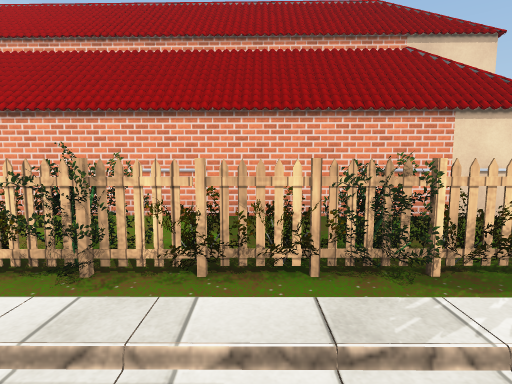
View 1 (above)

24 first-person views from a walk through a 3-D level made in the Unity game engine. The camera is 1.3 m above the floor, tilts 6° down and sees 80° across. The floor is counted in squares, 1 m on a side. Each view is taken from the middle of a square. On the plan, view 1 faces up. The plan holds only what a view shows up to about 14 squares ahead; the rest is blank. The place goes on beyond the plan. The player character is not drawn. Some surface patterns are stand-ins.

View 2
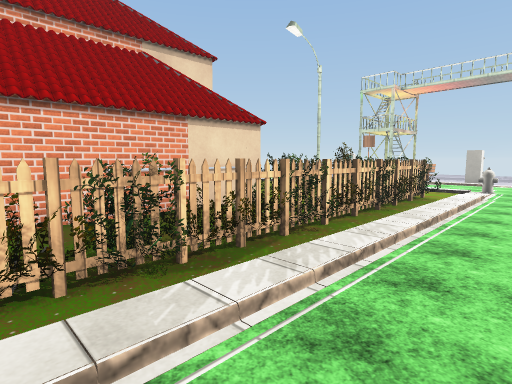

View 3
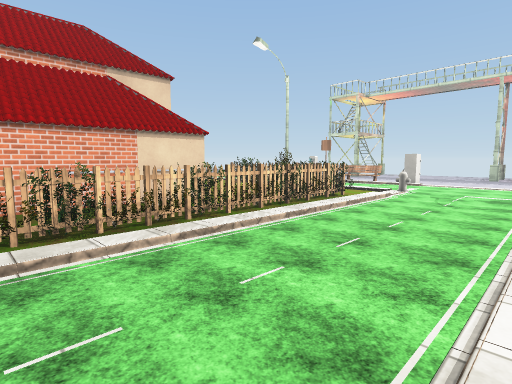

View 4
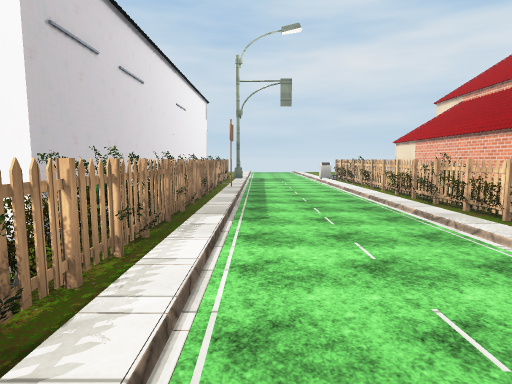

View 5
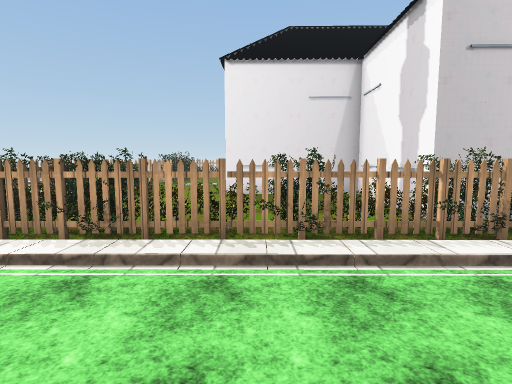

View 6
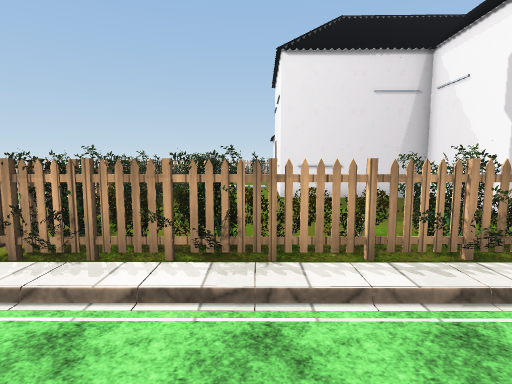

View 7
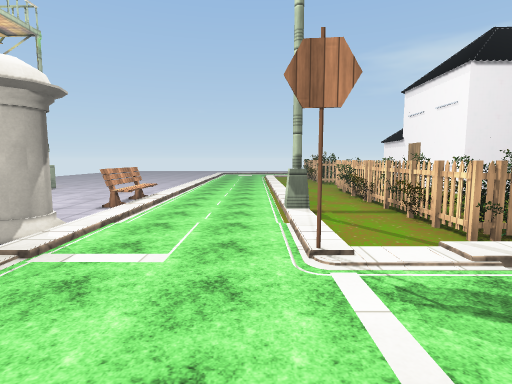

View 8
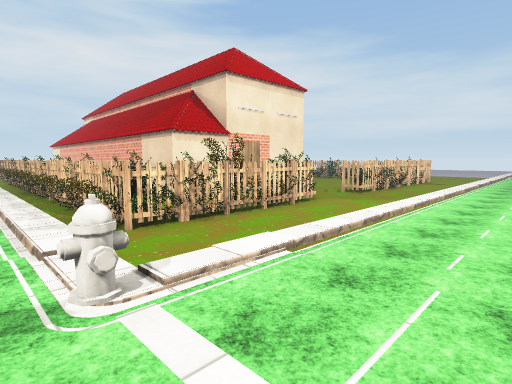

View 9
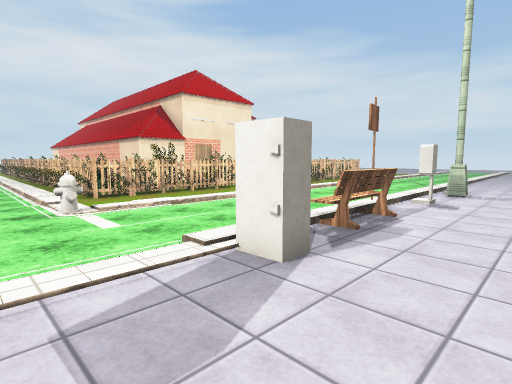

View 10
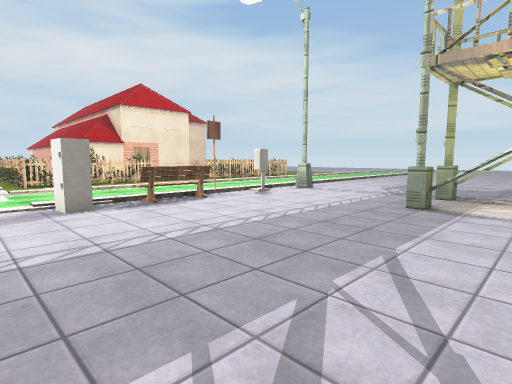

View 11
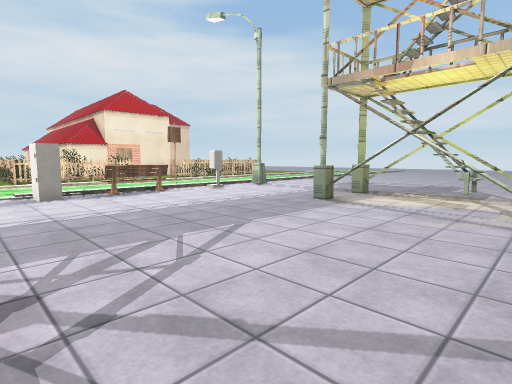

View 12
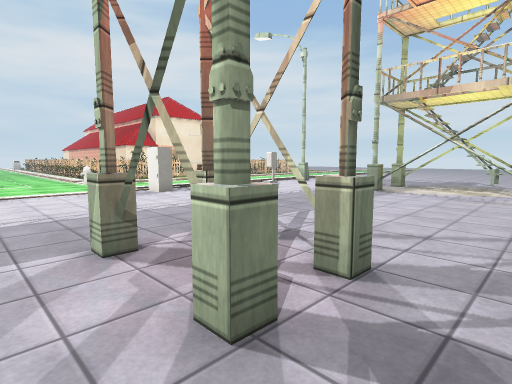

View 13
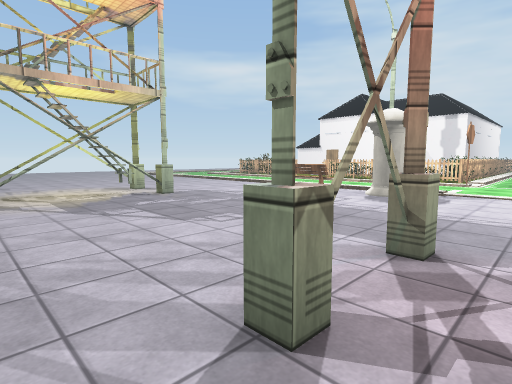

View 14
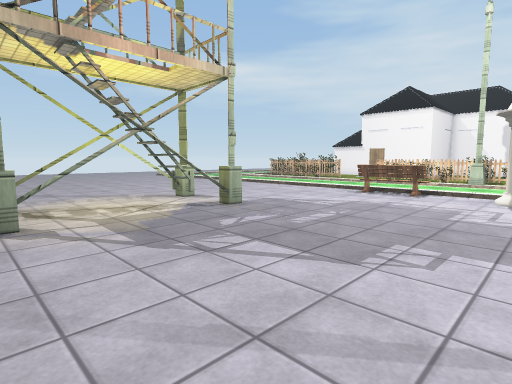

View 15
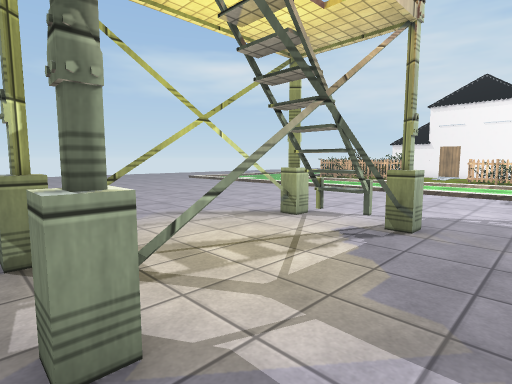

View 16
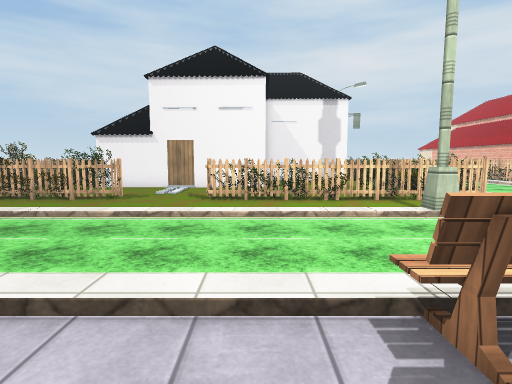

View 17
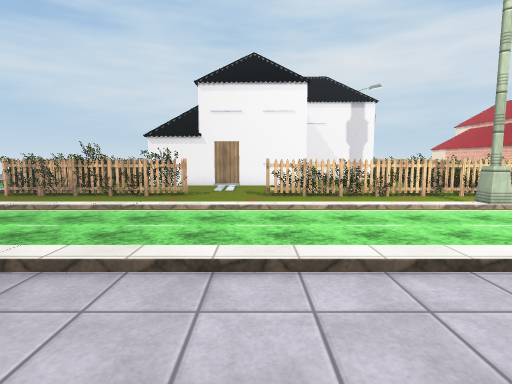

View 18
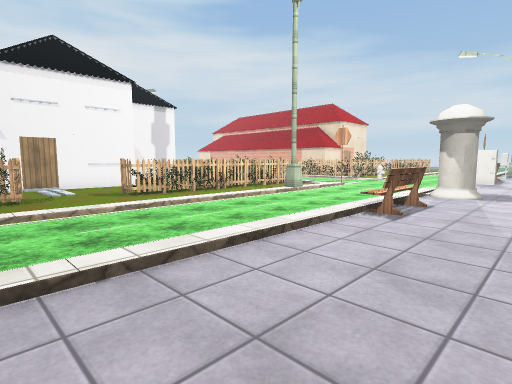

View 19
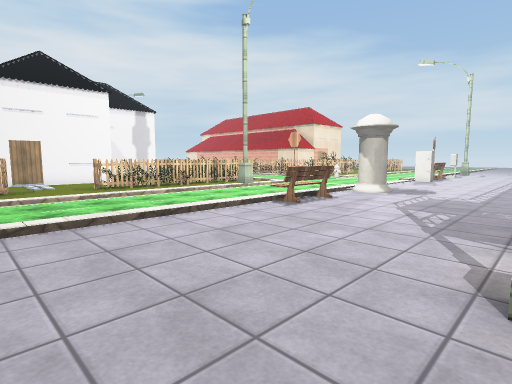

View 20
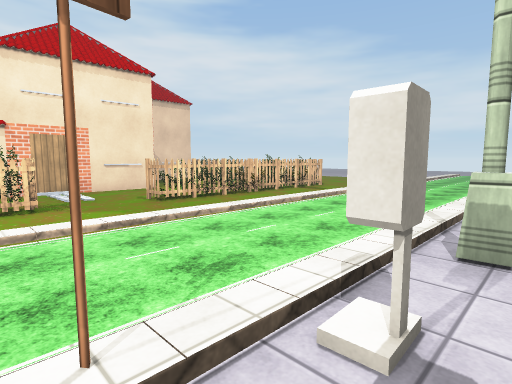

View 21
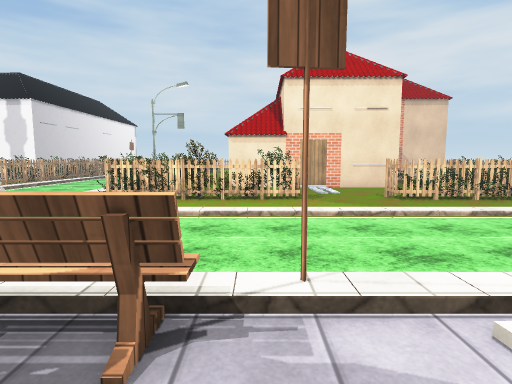

View 22
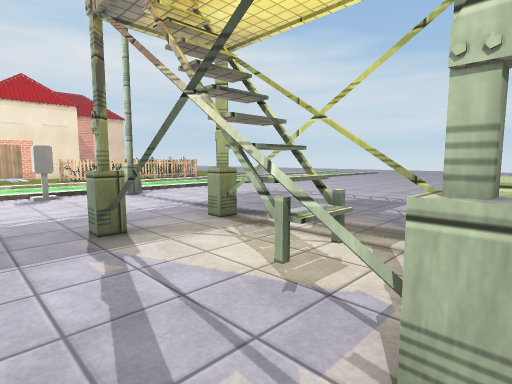

View 23
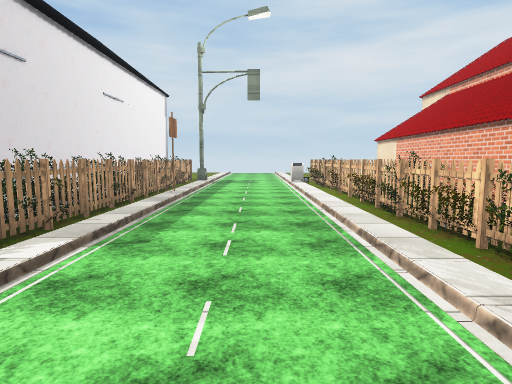

View 24
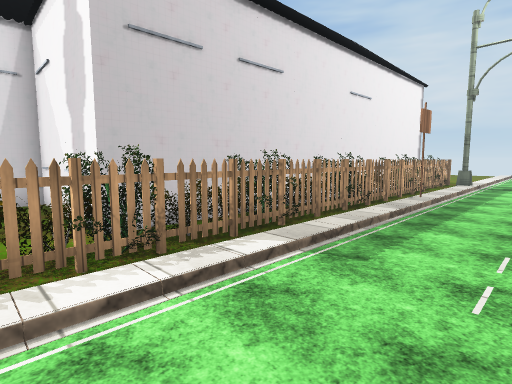

### Floor plan
Key: @ floor where view 1 was taken; # wall or solid block; x gap in a wall; . main floor; : floor 0.25 m higher than the main floor; / step, stairs or slope; = window, fence, low wall or low ledge; ^ raised ledge; B bush; F fence; E bench; P phone; T thing the floor can be seen under or through; O other object.
Columns run from 5 left of view 1 to 31 right of it. Each row starts with its distance up from view 1.
 13             #..OF..:...:##....###...
 12             #...F..:...:...........##
 11             #......:...:..........^.
 10             #...=..:...:P......x#.##x
  9             #. BFB.:...:............
  8             #  BF..:...O.............
  7 #####O# #####. .FO.:...:E............
  6 .............. OFO.:...:E............
  5  ...............FB.:...:E............
  4 OOBBBOBBOBBOBBOBB..:...:.............
  3 FFFFFFFFFFFFFFFFF..:...:O............
  2 //////////::::::::.O.................
  1 .....................................
  0 .....@.........................####..
 -1 ...............................####..
 -2 .....................................
 -3 ::::::::::::::::::.O...:.............
 -4 FFFFFFFFFFFFFFBBF..:...:OO...........
 -5 OBBOBBOBBOBBOBBBB..:...:OO...........
 -6      ###........FB.=...:.............
 -7        #.......BFB.:...:.............
 -8        #........FO.:...:E............
 -9        #.......BFB.:...:E............
-10        #........FB.:...:E............
-11        ######..BFB.:...:......##^.#x.
-12             #..BF..:...:.......=^....
-13             #...F..:...:.............
-14             #......:...:......TT..#x
-15             #......:...:............
-16             #..BFB.:...:...........
-17             #. BFO.:...:...........

Where each view was taken, in squares from view 1:
view 1: 0 up, 0 right, facing up
view 2: 0 up, 0 right, facing up-right
view 3: 3 down, 0 right, facing up-right
view 4: 2 down, 7 right, facing left
view 5: 1 up, 6 right, facing down
view 6: 0 up, 8 right, facing down
view 7: 1 up, 15 right, facing down
view 8: 1 up, 17 right, facing up-left
view 9: 0 up, 22 right, facing up-left
view 10: 1 up, 28 right, facing up-left
view 11: 1 up, 31 right, facing up-left
view 12: 3 down, 31 right, facing up-left
view 13: 0 up, 31 right, facing down-left
view 14: 4 down, 31 right, facing down-left
view 15: 9 down, 31 right, facing down-left
view 16: 11 down, 21 right, facing left
view 17: 13 down, 22 right, facing left
view 18: 17 down, 22 right, facing up-left
view 19: 17 down, 25 right, facing up-left
view 20: 8 up, 20 right, facing up-left
view 21: 8 up, 21 right, facing left
view 22: 8 up, 31 right, facing up-left
view 23: 0 up, 5 right, facing left
view 24: 0 up, 4 right, facing down-left
